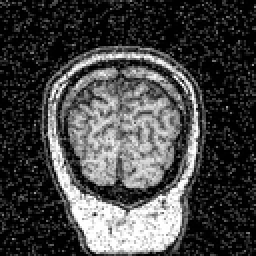
%> input picture datasets/MRI_Noisy/noisy_25018.png, 128 x 128 px, shrunk from 256 x 256 before the run (shown 2 times larger); its folder holds 4 pictures in this run
$ octave median_filter.m   (GNU Octave 9; MATLAB toolbox functions it lacks are replaced by stand-ins)
%> lines starting %> are read from the running program, lines starting %| are printed output that depends on the picture
input_folder = 'C:\Users\Berk\Desktop\Business\KOU 24-25 Guz\Image Processing\Project\datasets\MRI_Noisy';
output_folder = 'C:\Users\Berk\Desktop\Business\KOU 24-25 Guz\Image Processing\Project\datasets\MRI_Processed';

if ~exist(output_folder, 'dir')
    mkdir(output_folder);
end

image_files = dir(fullfile(input_folder, '*.png'));

for i = 1:length(image_files)
    image_path = fullfile(input_folder, image_files(i).name);
    noisy_image = imread(image_path);
%> noisy_image is the input picture: size 128x128 uint8; min 0, max 255, mean 68.8

    if size(noisy_image, 3) == 3
        gray_image = rgb2gray(noisy_image);
    else
        gray_image = noisy_image;
    end

    [rows, cols] = size(gray_image);
%> rows = 128; cols = 128
    processed_image = gray_image;

    for r = 2:rows-1
        for c = 2:cols-1
            window = gray_image(r-1:r+1, c-1:c+1);

            if all(window(:) == 0) || all(window(:) == 255)
                mean_val = mean(window(:));
                processed_image(r, c) = mean_val;
            else
                valid_elements = window(window > 0 & window < 255);
                if ~isempty(valid_elements)
                    median_val = median(valid_elements);
                    processed_image(r, c) = median_val;
                end
            end
        end
    end
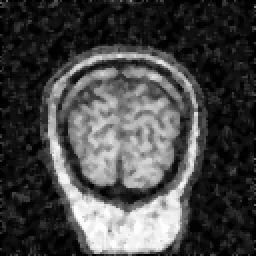
%> processed_image: size 128x128 uint8 (shown 2 times larger); min 0, max 254, mean 69.6
%> after the loop, mean_val = 0; median_val = 16; valid_elements = [43; 22; 12; 20; 3; 16; 1]

    output_path = fullfile(output_folder, sprintf('processed_%s', image_files(i).name));
    imwrite(processed_image, output_path);
end
%> pass 2 of the loop `for i = 1:length(image_files)`:
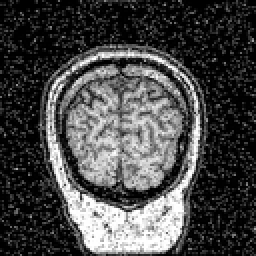
%> input picture datasets/MRI_Noisy/noisy_25019.png, 128 x 128 px, shrunk from 256 x 256 before the run (shown 2 times larger)
%> noisy_image is the input picture: size 128x128 uint8; min 0, max 255, mean 71.2
%> after the loop `for r = 2:rows-1`:
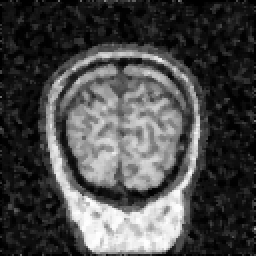
%> processed_image: size 128x128 uint8 (shown 2 times larger); min 0, max 254, mean 72
%> after the loop `for r = 2:rows-1`: median_val = 24; valid_elements = [54; 7; 52; 9; 45; 24; 1; 10; 58]
%> pass 3 of the loop `for i = 1:length(image_files)`:
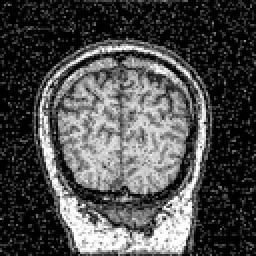
%> input picture datasets/MRI_Noisy/noisy_25024.png, 128 x 128 px, shrunk from 256 x 256 before the run (shown 2 times larger)
%> noisy_image is the input picture: size 128x128 uint8; min 0, max 255, mean 75.8
%> after the loop `for r = 2:rows-1`:
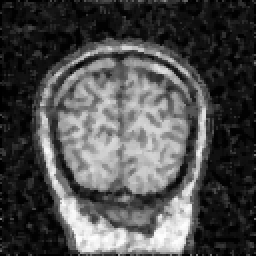
%> processed_image: size 128x128 uint8 (shown 2 times larger); min 0, max 254, mean 76.6
%> after the loop `for r = 2:rows-1`: median_val = 16; valid_elements = [9; 17; 7; 15; 17; 53]
%> the loop made 4 passes; the first 3 are shown

disp('median done.');
%| median done.
